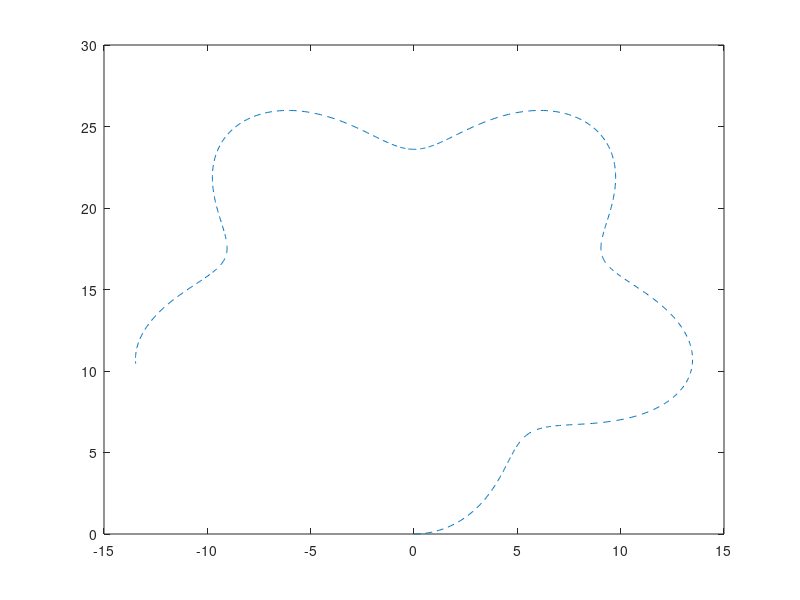

Here is the MATLAB script that generated this plot: (Note: this script raises an error after producing the figure.)
% traj=load('trajectory.txt');
load('traj_diy.mat');
traj_x=traj(1,:);%给定x坐标
traj_y=traj(2,:);%给定y坐标
traj_psi=traj(3,:);%给定航向角Psi
traj_curv=traj(4,:);%曲率
traj_inx=traj(5,:);
traj_iny=traj(6,:);
traj_outx=traj(7,:);
traj_outy=traj(8,:);

figure
% subplot(2,1,1)
plot(traj_x,traj_y,'--')
hold on
plot(out.simout.X.Data, out.simout.Y.Data, 'LineWidth', 1.5)
plot(traj_inx,traj_iny)
plot(traj_outx,traj_outy)
xlabel('traj_x');
ylabel('traj_y');
legend('base line','real traj')

% subplot(2,1,2)
% plot(traj_x,traj_curv)
% xlabel('traj_x');
% ylabel('traj curv');